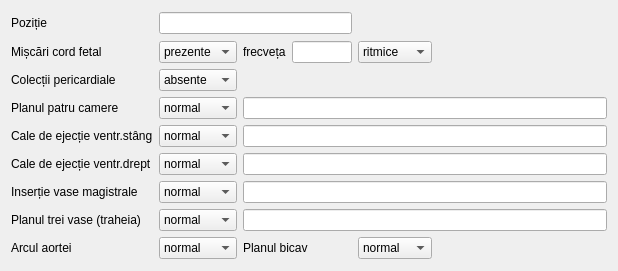
             <widget class="QWidget" name="tab_6">
              <attribute name="title">
               <string>Cord</string>
              </attribute>
              <layout class="QGridLayout" name="gridLayout_71">
               <item row="5" column="2" colspan="4">
                <widget class="QLineEdit" name="gestation2_ventricularEjectionPathRight_description"/>
               </item>
               <item row="0" column="0">
                <widget class="QLabel" name="label_168">
                 <property name="text">
                  <string>Poziție</string>
                 </property>
                </widget>
               </item>
               <item row="6" column="2" colspan="4">
                <widget class="QLineEdit" name="gestation2_intersectionVesselMagistral_description"/>
               </item>
               <item row="9" column="2">
                <spacer name="verticalSpacer_18">
                 <property name="orientation">
                  <enum>Qt::Orientation::Vertical</enum>
                 </property>
                 <property name="sizeHint" stdset="0">
                  <size>
                   <width>20</width>
                   <height>1</height>
                  </size>
                 </property>
                </spacer>
               </item>
               <item row="6" column="0">
                <widget class="QLabel" name="label_175">
                 <property name="text">
                  <string>Inserție vase magistrale</string>
                 </property>
                </widget>
               </item>
               <item row="1" column="2">
                <widget class="QLabel" name="label_170">
                 <property name="text">
                  <string>frecveța</string>
                 </property>
                </widget>
               </item>
               <item row="5" column="1">
                <widget class="QComboBox" name="gestation2_ventricularEjectionPathRight">
                 <item>
                  <property name="text">
                   <string>normal</string>
                  </property>
                 </item>
                 <item>
                  <property name="text">
                   <string>anormal</string>
                  </property>
                 </item>
                 <item>
                  <property name="text">
                   <string>dificil</string>
                  </property>
                 </item>
                </widget>
               </item>
               <item row="3" column="0">
                <widget class="QLabel" name="label_172">
                 <property name="text">
                  <string>Planul patru camere</string>
                 </property>
                </widget>
               </item>
               <item row="1" column="0">
                <widget class="QLabel" name="label_169">
                 <property name="text">
                  <string>Mișcări cord fetal</string>
                 </property>
                </widget>
               </item>
               <item row="1" column="1">
                <widget class="QComboBox" name="gestation2_heartBeat">
                 <item>
                  <property name="text">
                   <string>prezente</string>
                  </property>
                 </item>
                 <item>
                  <property name="text">
                   <string>absente</string>
                  </property>
                 </item>
                </widget>
               </item>
               <item row="1" column="3">
                <widget class="QLineEdit" name="gestation2_heartBeat_frequency">
                 <property name="sizePolicy">
                  <sizepolicy hsizetype="Fixed" vsizetype="Fixed">
                   <horstretch>0</horstretch>
                   <verstretch>0</verstretch>
                  </sizepolicy>
                 </property>
                 <property name="maximumSize">
                  <size>
                   <width>60</width>
                   <height>16777215</height>
                  </size>
                 </property>
                </widget>
               </item>
               <item row="1" column="4">
                <widget class="QComboBox" name="gestation2_heartBeat_rhythm">
                 <item>
                  <property name="text">
                   <string>ritmice</string>
                  </property>
                 </item>
                 <item>
                  <property name="text">
                   <string>aritmice</string>
                  </property>
                 </item>
                </widget>
               </item>
               <item row="7" column="1">
                <widget class="QComboBox" name="gestation2_planTreiVase">
                 <item>
                  <property name="text">
                   <string>normal</string>
                  </property>
                 </item>
                 <item>
                  <property name="text">
                   <string>anormal</string>
                  </property>
                 </item>
                 <item>
                  <property name="text">
                   <string>dificil</string>
                  </property>
                 </item>
                </widget>
               </item>
               <item row="4" column="1">
                <widget class="QComboBox" name="gestation2_ventricularEjectionPathLeft">
                 <item>
                  <property name="text">
                   <string>normal</string>
                  </property>
                 </item>
                 <item>
                  <property name="text">
                   <string>anormal</string>
                  </property>
                 </item>
                 <item>
                  <property name="text">
                   <string>dificil</string>
                  </property>
                 </item>
                </widget>
               </item>
               <item row="6" column="1">
                <widget class="QComboBox" name="gestation2_intersectionVesselMagistral">
                 <item>
                  <property name="text">
                   <string>normal</string>
                  </property>
                 </item>
                 <item>
                  <property name="text">
                   <string>anormal</string>
                  </property>
                 </item>
                 <item>
                  <property name="text">
                   <string>dificil</string>
                  </property>
                 </item>
                </widget>
               </item>
               <item row="7" column="0">
                <widget class="QLabel" name="label_176">
                 <property name="text">
                  <string>Planul trei vase (traheia)</string>
                 </property>
                </widget>
               </item>
               <item row="2" column="0">
                <widget class="QLabel" name="label_171">
                 <property name="text">
                  <string>Colecții pericardiale</string>
                 </property>
                </widget>
               </item>
               <item row="5" column="0">
                <widget class="QLabel" name="label_gestation2_ventricularEjectionPathRight">
                 <property name="text">
                  <string>Cale de ejecție ventr.drept</string>
                 </property>
                </widget>
               </item>
               <item row="4" column="0">
                <widget class="QLabel" name="label_gestation2_ventricularEjectionPathLeft">
                 <property name="text">
                  <string>Cale de ejecție ventr.stâng</string>
                 </property>
                </widget>
               </item>
               <item row="7" column="2" colspan="4">
                <widget class="QLineEdit" name="gestation2_planTreiVase_description"/>
               </item>
               <item row="3" column="1">
                <widget class="QComboBox" name="gestation2_planPatruCamere">
                 <item>
                  <property name="text">
                   <string>normal</string>
                  </property>
                 </item>
                 <item>
                  <property name="text">
                   <string>anormal</string>
                  </property>
                 </item>
                 <item>
                  <property name="text">
                   <string>dificil</string>
                  </property>
                 </item>
                </widget>
               </item>
               <item row="4" column="2" colspan="4">
                <widget class="QLineEdit" name="gestation2_ventricularEjectionPathLeft_description"/>
               </item>
               <item row="1" column="5">
                <spacer name="horizontalSpacer_29">
                 <property name="orientation">
                  <enum>Qt::Orientation::Horizontal</enum>
                 </property>
                 <property name="sizeHint" stdset="0">
                  <size>
                   <width>157</width>
                   <height>20</height>
                  </size>
                 </property>
                </spacer>
               </item>
               <item row="2" column="1">
                <widget class="QComboBox" name="gestation2_pericordialCollections">
                 <item>
                  <property name="text">
                   <string>absente</string>
                  </property>
                 </item>
                 <item>
                  <property name="text">
                   <string>prezente</string>
                  </property>
                 </item>
                </widget>
               </item>
               <item row="8" column="0">
                <widget class="QLabel" name="label_177">
                 <property name="text">
                  <string>Arcul aortei</string>
                 </property>
                </widget>
               </item>
               <item row="8" column="1">
                <widget class="QComboBox" name="gestation2_archAorta">
                 <item>
                  <property name="text">
                   <string>normal</string>
                  </property>
                 </item>
                 <item>
                  <property name="text">
                   <string>anormal</string>
                  </property>
                 </item>
                 <item>
                  <property name="text">
                   <string>dificil</string>
                  </property>
                 </item>
                </widget>
               </item>
               <item row="8" column="2" colspan="2">
                <widget class="QLabel" name="label_gestation2_planBicav">
                 <property name="text">
                  <string>Planul bicav</string>
                 </property>
                </widget>
               </item>
               <item row="8" column="4">
                <widget class="QComboBox" name="gestation2_planBicav">
                 <item>
                  <property name="text">
                   <string>normal</string>
                  </property>
                 </item>
                 <item>
                  <property name="text">
                   <string>anormal</string>
                  </property>
                 </item>
                 <item>
                  <property name="text">
                   <string>dificil</string>
                  </property>
                 </item>
                </widget>
               </item>
               <item row="0" column="4" colspan="2">
                <spacer name="horizontalSpacer_30">
                 <property name="orientation">
                  <enum>Qt::Orientation::Horizontal</enum>
                 </property>
                 <property name="sizeType">
                  <enum>QSizePolicy::Policy::Preferred</enum>
                 </property>
                 <property name="sizeHint" stdset="0">
                  <size>
                   <width>249</width>
                   <height>24</height>
                  </size>
                 </property>
                </spacer>
               </item>
               <item row="0" column="1" colspan="3">
                <widget class="QLineEdit" name="gestation2_heartPosition"/>
               </item>
               <item row="3" column="2" colspan="4">
                <widget class="QLineEdit" name="gestation2_planPatruCamere_description"/>
               </item>
              </layout>
             </widget>
